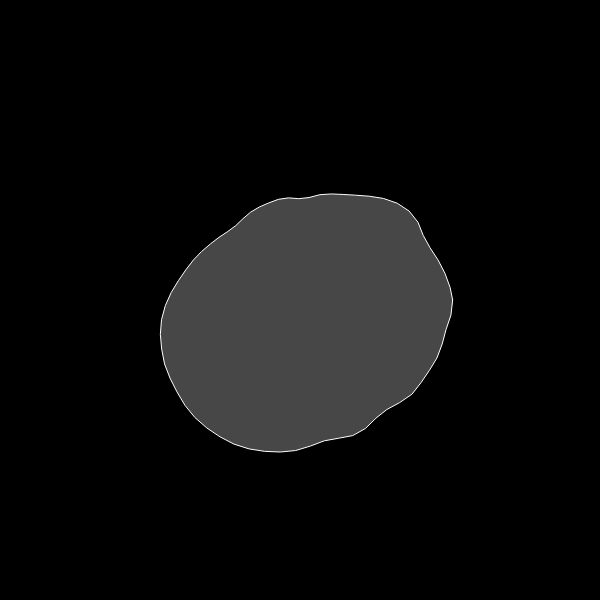
Frame 1 (no input)
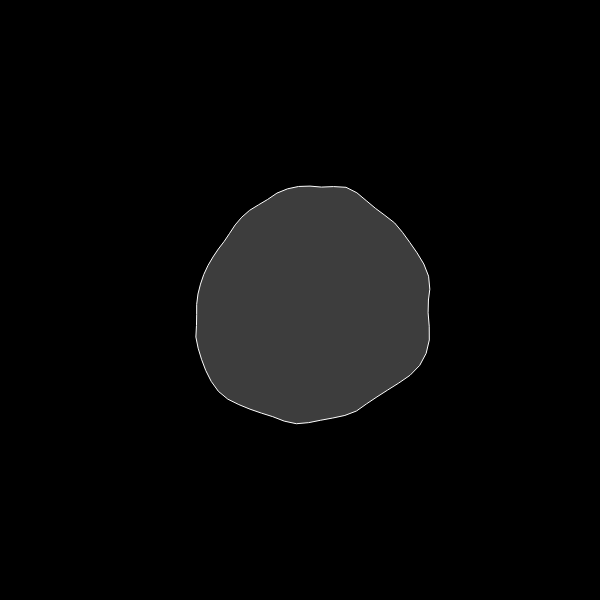
Frame 60 (no input)
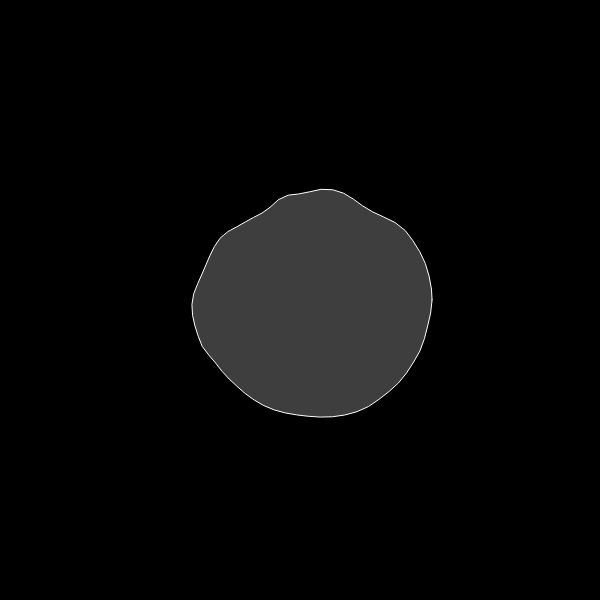
Frame 120 (the mouse pressed at the canvas centre since frame 60)

The p5.js sketch that drew these frames (run headless with seeded random() and noise() and a simulated clock; from frame 60 on, the mouse is pressed at the canvas centre):

// p5.js sketch
// ── sketch.js
// tecnica para que el inicio y el final de una animacion aleatoria coincidan
//cc 136.1

let noiseMax=.5;
let phase=.4;

function setup() {
	createCanvas(600, 600);
	slider=createSlider(0, 10, 1, .01);
	slider_phase=createSlider(0,4,0,.01);
	slider_rot_speed = createSlider(0, 1, 0, .01);
	frameRate(50);
}

function draw() {
	noiseSeed(99);// para que repita el noise space en cada corrida
	background(0);
	noiseMax=slider.value();
	translate(width / 2, height / 2);
	stroke(255);

	let xoff = 0; // 2d perlin noise offsets
	let yoff = 0;
	beginShape();
	for (let a = 0; a < TWO_PI; a += .1) {
		//phase=phase+slider_phase.value();
		xoff = map(cos(a + phase + slider_phase.value()), -1, 1, 0, noiseMax);
		yoff = map(sin(a + phase + slider_phase.value()), -1, 1, 0, noiseMax);
		let r = map(noise(xoff, yoff,frameCount/100), 0, 1, 60, 200);
		let x = r * cos(a );
		let y = r * sin(a );
	fill(r,120);

		vertex(x, y);

	}
	endShape(CLOSE);
	//noLoop();
phase+=slider_rot_speed.value();
}
